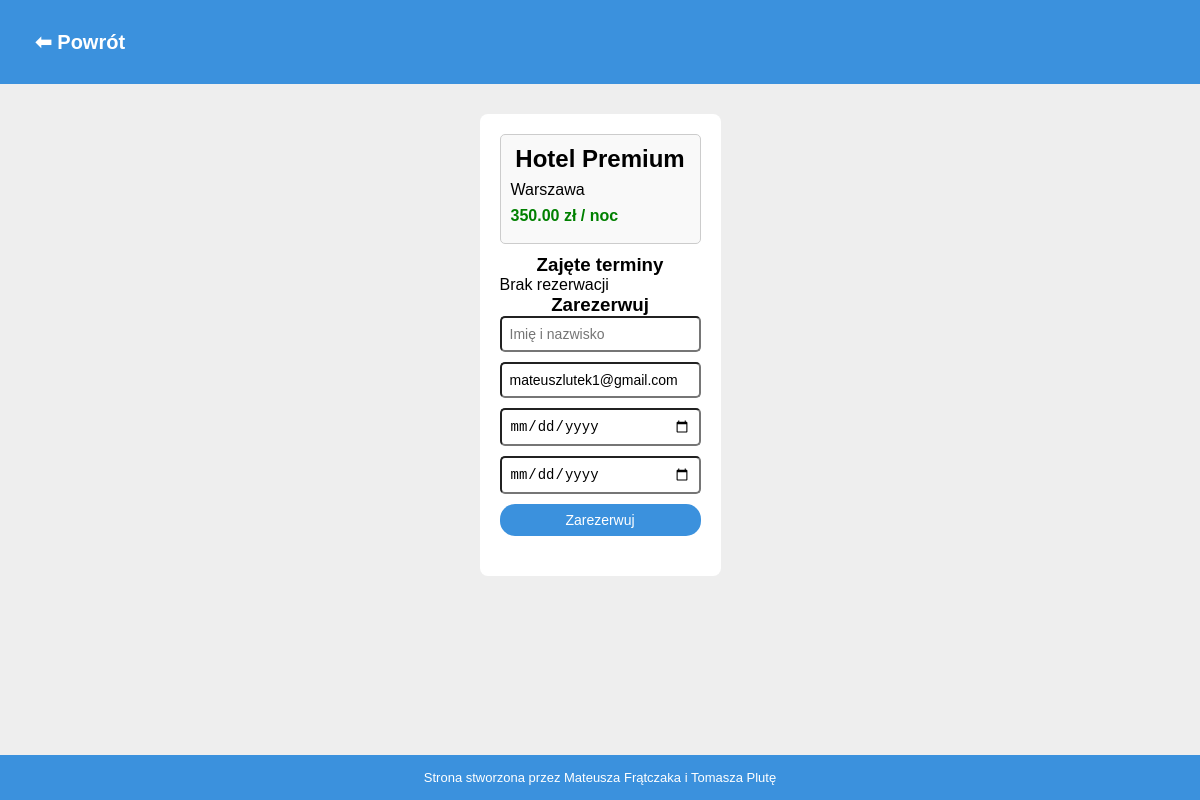
Page /Zabukuj/reservation.php?id=13 (signed in) on the committed database.
### tables this page shows
CREATE TABLE `hotels` (
  `id` int(11) NOT NULL,
  `company_id` int(11) NOT NULL,
  `name` varchar(150) NOT NULL,
  `city` varchar(100) NOT NULL,
  `price` decimal(10,2) NOT NULL,
  `description` text DEFAULT NULL
);

CREATE TABLE `users` (
  `id` int(11) NOT NULL,
  `name` varchar(100) NOT NULL,
  `email` varchar(100) NOT NULL,
  `password` varchar(255) NOT NULL
);

### Zabukuj/reservation.php (the view, shortened to what this page needs)
<?php
include "db.php";
$id = (int)$_GET['id'];
$hotel = mysqli_fetch_assoc(
    mysqli_query($conn, "SELECT * FROM hotels WHERE id=$id")
);
$user = mysqli_fetch_assoc(
    mysqli_query($conn, "SELECT email FROM users WHERE id=".$_SESSION['user_id'])
);
$email = $user['email'];
$dates = mysqli_query($conn,
    "SELECT date_from, date_to FROM reservations WHERE hotel_id=$id"
);
?>
<!DOCTYPE html>
<html lang="pl">
<head>
<link rel="stylesheet" href="style.css">
</head>
<body>
<nav>
    <a href="offerts.php">⬅ Powrót</a>
</nav>
<div class="panel">
    <div class="hotel">
        <div class="info">
            <h2><?php echo $hotel['name']; ?></h2>
            <p class="city"><?php echo $hotel['city']; ?></p>
            <p class="price"><?php echo $hotel['price']; ?> zł / noc</p>
        </div>
    </div>
    <h3>Zajęte terminy</h3>
    <div class="dates">
        <?php
        if(mysqli_num_rows($dates) == 0){
            echo "<p>Brak rezerwacji</p>";
        } else {
            while($d = mysqli_fetch_assoc($dates)){
                echo "<p>".$d['date_from']." → ".$d['date_to']."</p>";
            }
        }
        ?>
    </div>
    <h3>Zarezerwuj</h3>
    <form method="POST" class="reservation-form">
        <input type="text" name="name" placeholder="Imię i nazwisko" required>
        <input type="email" value="<?php echo $email; ?>" readonly>
        <input type="date" name="from" required>
        <input type="date" name="to" required>
        <button type="submit">Zarezerwuj</button>
    </form>
</div>
<footer>
    <p>Strona stworzona przez Mateusza Frątczaka i Tomasza Plutę</p>
</footer>
</body>
</html>

### Zabukuj/style.css (style rules this page uses)
* { box-sizing: border-box; margin: 0; padding: 0; }
html, body { height: 100%; font-family: Arial, Helvetica, sans-serif; background-color: #eee; display: flex; flex-direction: column; }
nav { background-color: #3b91dd; padding: 30px 20px; display: flex; justify-content: space-between; align-items: center; font-size: 20px; }
nav a { color: white; text-decoration: none; font-weight: bold; margin-left: 15px; }
.offer h3, .city, .price { margin: 8px 0; }
.price { color: green; font-weight: bold; }
footer { background-color: #3b91dd; color: white; padding: 15px 20px; text-align: center; margin-top: auto; font-size: 13px; }
.panel { max-width: 700px; margin: 30px auto; background: #fff; padding: 20px; border-radius: 8px; }
.panel h2, .panel h3 { text-align: center; }
.panel form { display: flex; flex-direction: column; gap: 10px; margin-bottom: 20px; }
.panel form input { padding: 8px; font-size: 14px; border-radius: 5px; }
.panel form button { padding: 8px; font-size: 14px; background-color: #3b91dd; color: white; border: none; cursor: pointer; border-radius: 15px; }
.panel .hotel { border: 1px solid #ccc; padding: 10px; margin-bottom: 10px; border-radius: 5px; background: #f9f9f9; }

### rows in the picture
hotels: name "Hotel Premium", city "Warszawa", price "350.00"
users: email "mateuszlutek1@gmail.com"
